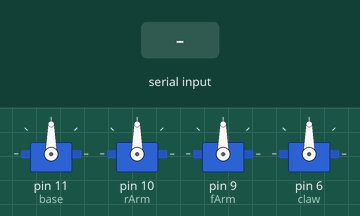
This sketch was run on a simulated Arduino Uno, built with avr-gcc and run on an emulated ATmega328P. Shown: 4 × servo. The test bench sets the inputs (shaded band). What the sketch prints to the serial monitor is not drawn.

Above: at 2.0 s.
2.1 s: "b,45\n" received over Serial
At 3.7 s:
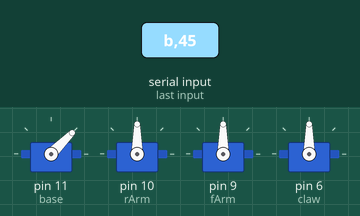
4.3 s: "r,45\n" received over Serial
At 6.1 s:
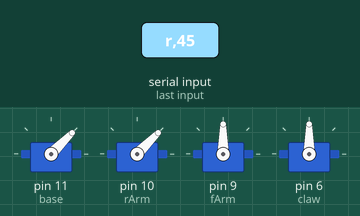
6.4 s: "f,45\n" received over Serial
At 8.0 s:
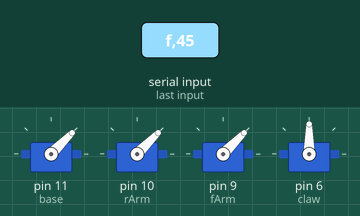
8.6 s: "c,45\n" received over Serial
At 10.4 s:
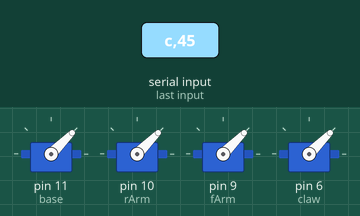
10.7 s: "b" received over Serial
At 13.0 s:
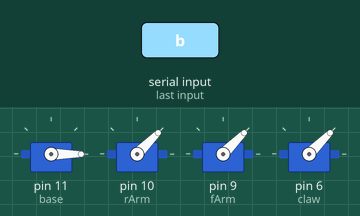
13.7 s: "r" received over Serial
At 15.9 s:
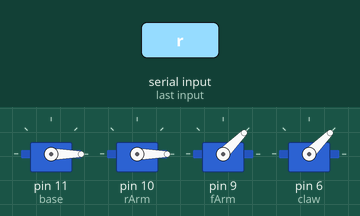
Timing chart, 0 to 17.4 s (numbered marks = the images above; inputs shaded):
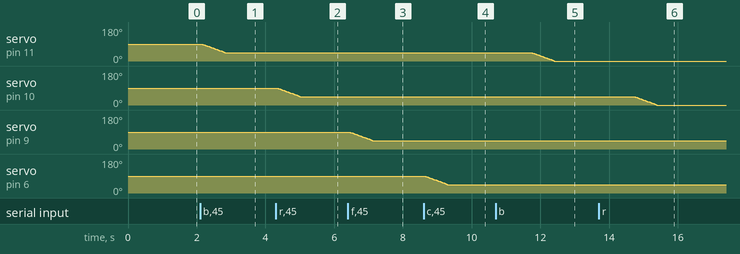

The sketch:

Test.ino
```cpp
#include <Servo.h>
Servo base, fArm, rArm, claw;
/*
base 底座;fore arm 前臂;
r arm后臂;claw 爪子;
*/

int basePos = 90;
int rArmPos = 90;
int fArmPos = 90;
int clawPos = 90;

const int baseMin = 0;
const int baseMax = 180;
const int rArmMin = 20;
const int rArmMax = 110;
const int fArmMin = 40;
const int fArmMax = 130;
const int clawMin = 25;
const int clawMax = 100;

int speedScale = 100;

int DSD = 15; //Default Servo Delay 默认电机运动延迟时间

void setup() {

  base.attach(11);
  delay(200);
  rArm.attach(10);
  delay(200);
  fArm.attach(9);
  delay(200);
  claw.attach(6);
  delay(200);
  Serial.begin(9600);  //串口波特率
  Serial.println("Start!");
}

void loop() {
  if(Serial.available() > 0) {
    char serialCmd = Serial.read();
    armDataCmd(serialCmd);
  }

  base.write(basePos);
  delay(10);
  rArm.write(rArmPos);
  delay(10);
  fArm.write(fArmPos);
  delay(10);
  claw.write(clawPos);
  delay(10);
}

void armDataCmd(char serialCmd) {
  int servoData;
  if(serialCmd == 'b' || serialCmd == 'r' || serialCmd == 'f' || serialCmd == 'c') {
    servoData = Serial.parseInt();
    servoCmd(serialCmd,servoData,DSD);
  } else {
    switch(serialCmd) {
      case 'o':
        reportStatus();
        break;
      case 'i':
        armIniPos();
        break;
      default:
        Serial.println("Unknown Command.");
    }
  }

  Serial.print("serialCmd =");
  Serial.print(serialCmd);

  int fromPos;
  int toPos;

  switch(serialCmd) {
    case 'b':
      fromPos = base.read();
      toPos = servoData;
      if(fromPos <= toPos) {
        for(int i = fromPos;i <= toPos;i++) {
          base.write(i);
          delay(DSD);
        }
      } else {
          for(int i = fromPos;i >= toPos;i--) {
            base.write(i);
            delay(DSD);
        }
      }
      basePos = servoData;
      Serial.print("Set base servo value: ");
      Serial.print(servoData);
      break;
    case 'r':
      fromPos = rArm.read();
      toPos = servoData;
      if(fromPos <= toPos) {
        for(int i = fromPos;i <= toPos;i++) {
          rArm.write(i);
          delay(DSD);
        }
      } else {
          for(int i = fromPos;i >= toPos;i--) {
            rArm.write(i);
            delay(DSD);
        }
      }
      rArmPos = servoData;
      Serial.print("Set rArm servo value: ");
      Serial.print(servoData);
      break;
    case 'f':
      fromPos = fArm.read();
      toPos = servoData;
      if(fromPos <= toPos) {
        for(int i = fromPos;i <= toPos;i++) {
          fArm.write(i);
          delay(DSD);
        }
      } else {
          for(int i = fromPos;i >= toPos;i--) {
            fArm.write(i);
            delay(DSD);
        }
      }
      fArmPos = servoData;
      Serial.print("Set fArm servo value: ");
      Serial.print(servoData);
      break;
    case 'c':
      fromPos = claw.read();
      toPos = servoData;
      if(fromPos <= toPos) {
        for(int i = fromPos;i <= toPos;i++) {
          claw.write(i);
          delay(DSD);
        }
      } else {
          for(int i = fromPos;i >= toPos;i--) {
            claw.write(i);
            delay(DSD);
        }
      }
      clawPos = servoData;
      Serial.print("Set claw servo value: ");
      Serial.print(servoData);
      break;
  }
}

void reportStatus() {
  Serial.println("");
  Serial.println("");
  Serial.println("+ Robot-Arm Status Report +");
  Serial.print("Claw Position:"); Serial.println(claw.read());
  Serial.print("Rear Arm Position:"); Serial.println(rArm.read());
  Serial.print("Front Arm Position:"); Serial.println(fArm.read());
  Serial.print("Base Position:"); Serial.println(base.read());
  Serial.println("++++++++++++++++++");
  Serial.println(" ");
}

void servoCmd(char servoName,int toPos,int servoDelay) {

  Serial.println(" ");
  Serial.print("+Command: Servo ");
  Serial.print(servoName);
  Serial.print(" to ");
  Serial.print(toPos);
  Serial.print(" at servoDelay value ");
  Serial.print(servoDelay);
  Serial.println(".");
  Serial.println(" ");

  int fromPos;
}

void armIniPos() {
  Serial.println("+Command:Restore Initial Position.");
  int robotIniPosArray[4][3] = {
    {'b',90,DSD},
    {'r',90,DSD},
    {'f',90,DSD},
    {'c',90,DSD}
  };

  for(int i = 0;i < 4;i++) {
    servoCmd(robotIniPosArray[i][0],robotIniPosArray[i][1],robotIniPosArray[i][2]);
  }
}
```

Measured:
- after the input at 2.1 s, servo on pin 11 (base): moves from 90° to 45° over 0.66 s, starting after 0.05 s
- after the input at 4.3 s, servo on pin 10 (rArm): moves from 90° to 45° over 0.66 s, starting at once
- after the input at 6.4 s, servo on pin 9 (fArm): moves from 90° to 45° over 0.66 s, starting at once
- after the input at 8.6 s, servo on pin 6 (claw): moves from 90° to 45° over 0.66 s, starting at once
- after the input at 10.7 s, servo on pin 11 (base): moves from 45° to 0° over 0.66 s, starting after 1.0 s
- after the input at 13.7 s, servo on pin 10 (rArm): moves from 45° to 0° over 0.66 s, starting after 1.0 s
